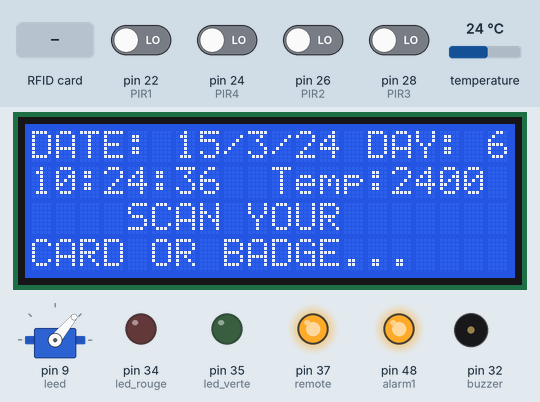
A sketch run on a simulated Arduino Mega 2560, built with avr-gcc and run on an emulated ATmega2560. Shown: servo, 20×4 character LCD, output pins drawn as LEDs (lit = HIGH), buzzer (waves = sounding). Inputs (shaded band) come from the test bench; at power-on: pin 22 (PIR1), pin 24 (PIR4), pin 26 (PIR2), pin 28 (PIR3) LOW, temperature 24 °C. The local clock reads 2024-03-15 10:24:30 at power-on unless the sketch sets it; pins used as bus, display or sensor lines are not drawn; what the sketch prints to the serial monitor is not drawn.

Above: at 6.3 s.
6.4 s: RFID card 5E 7A 19 C4 held to the reader
At 8.1 s:
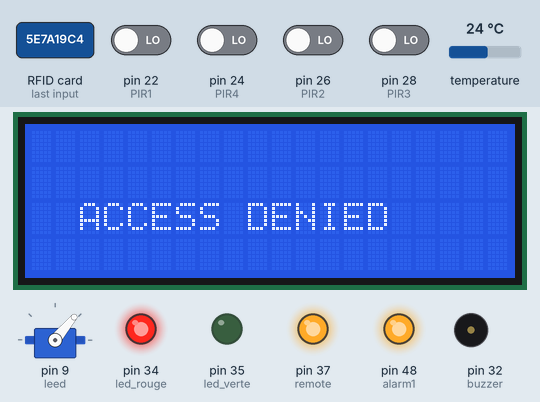
9.4 s: RFID card 25 45 EE 7A held to the reader
At 11.0 s:
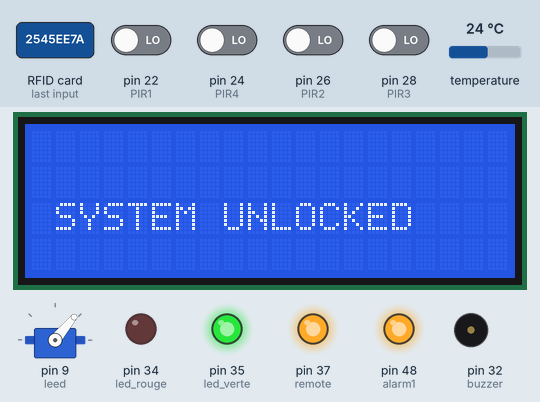
12.4 s: RFID card 25 45 EE 7A held to the reader
At 14.0 s:
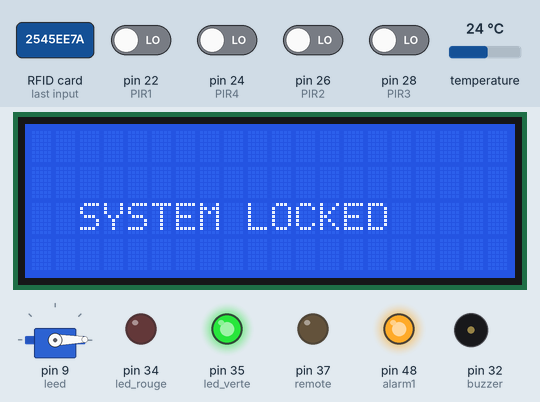
15.4 s: temperature set to 12 °C
At 17.6 s:
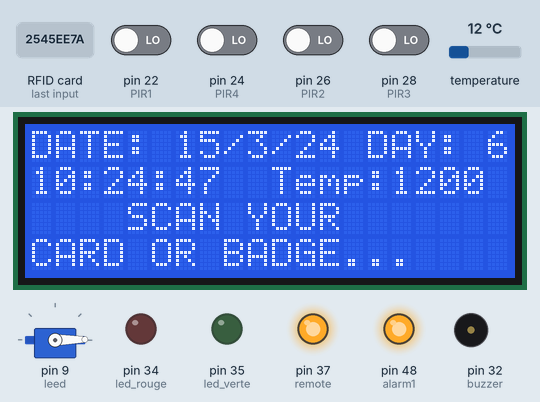
18.4 s: temperature set to 33 °C
At 19.8 s:
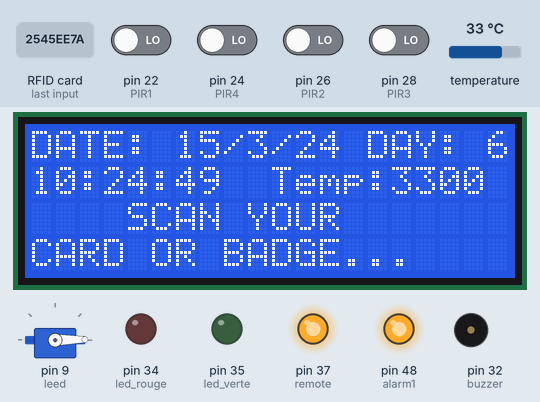
20.5 s: RFID card 5E 7A 19 C4 held to the reader
At 22.2 s:
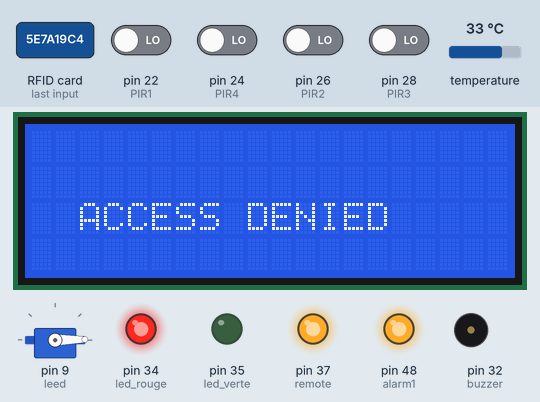
Timing chart, 0 to 24.0 s (numbered marks = the images above; inputs shaded):
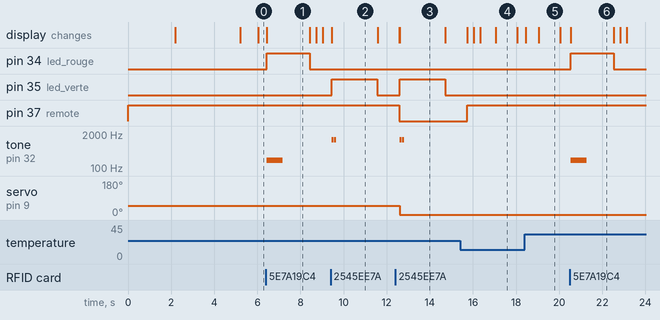

The sketch:

FINAL_PROJET_OF_HOME_CONTROL_AND_SECURITY_SYSTEM.ino
```cpp
#include "Arduino.h"
#include "Wire.h"
#include "uRTCLib.h"
#include <Servo.h>
#include <SPI.h>
#include <MFRC522.h>
#include <LiquidCrystal.h>
LiquidCrystal lcd(12,11,7,6,4,3);

uRTCLib rtc;

Servo servo;

#define RST_PIN 5
#define SS_PIN 53
MFRC522 module_rfid(SS_PIN, RST_PIN);

int LED1 = 24 ;  //pins respectifs des LED
int LED2 = 25;
int led3 = 11;
int PIR1 = 22;   //pins respectifs des capteurs PIR
int PIR2 = 26;
int PIR3 = 28;   //pins respectifs des capteurs PIR
int PIR4 = 24;
int alarm1 = 48;
int remote = 37;


boolean PIRvalue1;
boolean PIRvalue2;
boolean PIRvalue3;
boolean PIRvalue4;


int buzzer = 32;
int led_rouge = 34;
int led_verte = 35;
int leed = 9;

int togglestate = 0;
void setup() {

  // put your setup code here, to run once:
Serial.begin(9600); //interpeller le serial monitor pour afficher output sur serial monitor
     servo.attach(9); // pin servo D9

     pinMode(PIR1, INPUT);
     pinMode(PIR2, INPUT);
     pinMode(PIR3, INPUT);
     pinMode(PIR4, INPUT);

     pinMode(alarm1, OUTPUT);
     pinMode(remote, OUTPUT);

     digitalWrite(alarm1, HIGH);
     digitalWrite(remote, HIGH);


     //TARER - Temps pour PIRs de se (re)mettre en LOW, phase initiale
     Serial.print ("Setting PIR sensors ");
        Serial.println ("PIR Ready to go!");
     servo.write(50);

delay (2000);
lcd.begin(20,4);
  Serial.begin(9600);
  Serial.println("Serial OK");
    //Max position: 32767

  #ifdef ARDUINO_ARCH_ESP8266
    Wire.begin(0, 2); // D3 and D4 on ESP8266
  #else
    Wire.begin();
  #endif

  // Only used once, then disabled
  // rtc.set(34, 10, 15, 2, 11, 6, 19);
  // RTCLib::set(byte second, byte minute, byte hour, byte dayOfWeek, byte dayOfMonth, byte month, byte year)

  rtc.set_rtc_address(0x68);

  pinMode(led_rouge,OUTPUT);
  pinMode(led_verte,OUTPUT);
  pinMode(buzzer,OUTPUT);
  pinMode(leed,OUTPUT);
  lcd.begin(20, 4);
  SPI.begin();
  module_rfid.PCD_Init();
  lcd.setCursor(0, 0);
  lcd.print("SYSTEM LOCKED ");
  lcd.setCursor(0, 1);
  lcd.print(" INDENTIFICATION");
  delay(3000);
  lcd.clear();
  Serial.begin(9600);
}
int pos=0;
bool direct=false;
long prevTime=0;
bool unlocked = false;
void loop() {
  // put your main code here, to run repeatedly:
  kaka();
  if(!unlocked){
    Serial.println("leleellele");
  lcd.setCursor(0, 2);
  lcd.print("    SCAN YOUR");
  lcd.setCursor(0, 3);
  lcd.print("CARD OR BADGE...");

  if ( ! module_rfid.PICC_IsNewCardPresent()){
    return;
    }
  if ( ! module_rfid.PICC_ReadCardSerial()){
    return;
    }


   String UID = "";

  for (byte i= 0; i < module_rfid.uid.size; i++){
     UID.concat(String(module_rfid.uid.uidByte[i] < 0*10 ? " 0" : " "));
     UID.concat(String(module_rfid.uid.uidByte[i], HEX));
    }
     UID.toUpperCase();

   if (UID.substring(1) == "25 45 EE 7A" )
   {
    lcd.clear();
     lcd.setCursor(0, 2);


     lcd.print(" SYSTEM UNLOCKED   ");
     digitalWrite(led_verte, HIGH);

     tone(buzzer, 1200, 100);
     delay(125);
     tone(buzzer, 1200, 100);
     delay(2000);
     digitalWrite(led_verte, LOW);
     lcd.clear();
     lcd.setCursor(0,2);
     lcd.print("  PROSSESSING...   ");
     delay(1000);
      digitalWrite(leed, HIGH);
      togglestate=1;
     lcd.clear();
     unlocked = true;
     Serial.println("system unlocked ");
   } else {
    Serial.println("invalid card");
    nana();
   }
  }
  else {


Serial.println("barack");
cervo();
digitalWrite(remote, LOW);

if ( ! module_rfid.PICC_IsNewCardPresent()){
    return;
    }
  if ( ! module_rfid.PICC_ReadCardSerial()){
    return;
    }


   String UID = "";

  for (byte i= 0; i < module_rfid.uid.size; i++){
     UID.concat(String(module_rfid.uid.uidByte[i] < 0*10 ? " 0" : " "));
     UID.concat(String(module_rfid.uid.uidByte[i], HEX));
    }
     UID.toUpperCase();

   if (UID.substring(1) == "25 45 EE 7A" )
   {
    lcd.clear();
     lcd.setCursor(0, 2);
     lcd.print("  SYSTEM LOCKED  ");
     digitalWrite(led_verte, HIGH);
     tone(buzzer, 1200, 100);
     delay(125);
     tone(buzzer, 1200, 100);
     delay(2000);
     digitalWrite(led_verte, LOW);
     lcd.clear();
     lcd.setCursor(0,2);
     lcd.print("  PROSSESSING...   ");
     delay(1000);
      digitalWrite(leed, LOW);
     togglestate=0;
     lcd.clear();
     unlocked = false;
     Serial.println("system locked ");
     digitalWrite(alarm1, HIGH);
     digitalWrite(remote, HIGH);
  } else {
    Serial.println("invalid card");

  }
   /* else{
     lcd.clear();
     lcd.setCursor(0, 0);
     lcd.print("  ACCESS DENIED    ");
     digitalWrite(led_rouge, HIGH);
     tone(buzzer, 200, 750);
     delay(2000);

     digitalWrite(led_rouge, LOW);


     lcd.clear();

    }*/

}

}
void nana(){
      lcd.clear();
     lcd.setCursor(0, 2);
     lcd.print("  ACCESS DENIED    ");
     digitalWrite(led_rouge, HIGH);
     tone(buzzer, 200, 750);
     delay(2000);

     digitalWrite(led_rouge, LOW);


     lcd.clear();
    }
 void kaka(){
  rtc.refresh();
  Serial.print("RTC DateTime: ");
  lcd.setCursor(0,0);
  lcd.print("DATE:  ");
  lcd.setCursor(6,0);
  lcd.print(rtc.day());
  lcd.print('/');
  lcd.print(rtc.month());
  lcd.print('/');
  lcd.print(rtc.year());

  lcd.print(' ');
  lcd.setCursor(0,1);
  lcd.print(rtc.hour());
  lcd.print(':');
  lcd.print(rtc.minute());
  lcd.print(':');
  lcd.print(rtc.second());
  lcd.print(' ');
  lcd.setCursor(13,0);
  lcd.print(" DAY: ");
  lcd.print(rtc.dayOfWeek());
  lcd.setCursor(9,1);
  lcd.print(" Temp:");
  lcd.print(rtc.temp());

  }
void cervo(){
  //digitalWrite(led3, HIGH);


   PIRvalue1 = digitalRead(PIR1);
     PIRvalue2 = digitalRead(PIR2);
      PIRvalue3 = digitalRead(PIR3);
       PIRvalue4 = digitalRead(PIR4);
   if (PIRvalue1 == LOW && PIRvalue2 == LOW  && PIRvalue3 == LOW  && PIRvalue4 == LOW)
      {
  if((millis()-prevTime)>=15)
  {
    digitalWrite(alarm1, HIGH);
    prevTime=millis();
  if(pos==180)direct=true;
  if(pos==0)direct=false;
  if(direct)pos--;
  else pos++;
  servo.write(pos);
  }
      }

else if (PIRvalue1 == HIGH && PIRvalue2 == LOW && PIRvalue3 == LOW  && PIRvalue4 == LOW ) // && désigne le "et logique" bouléenne
      {
           digitalWrite(alarm1, LOW);
           servo.write(120);
           Serial.println("Position servo : PIR1, Motion detected");
      }
  else if (PIRvalue1 == LOW && PIRvalue2 == HIGH && PIRvalue3 == LOW  && PIRvalue4 == LOW) // && désigne le "et logique" bouléenne
     {
           digitalWrite(alarm1, LOW);
           servo.write(65);
           Serial.println("Position servo : PIR2, Motion detected");
     }
      else if (PIRvalue1 == LOW && PIRvalue2 == LOW && PIRvalue3 == HIGH  && PIRvalue4 == LOW) // && désigne le "et logique" bouléenne
     {

           digitalWrite(alarm1, LOW);
          servo.write(150);
           Serial.println("Position servo : PIR2, Motion detected");
     }
     else if (PIRvalue1 == LOW && PIRvalue2 == LOW && PIRvalue3 == LOW  && PIRvalue4 == HIGH) // && désigne le "et logique" bouléenne
     {

           digitalWrite(alarm1, LOW);
           servo.write(30);
           Serial.println("Position servo : PIR2, Motion detected");
     }
      else if (PIRvalue1 == HIGH && PIRvalue2 == HIGH && PIRvalue3 == LOW  && PIRvalue4 == LOW) // && désigne le "et logique" bouléenne
     {

          digitalWrite(alarm1, LOW);
           servo.write(90);
           Serial.println("Position servo : PIR2, Motion detected");
     }
  else
           // Instruction des LEDs pas nécessaire, bien pratique pour connaître l'état précédent
           // car LED reste allumée jusqu'à nouvelle détection
     {
           Serial.println("No motion");
     }

  }
```

Measured:
- after the input at 6.4 s, pin 34 (led_rouge): LOW → HIGH at once, → LOW 2.0 s later; tone on pin 32 (buzzer): silent → 200 Hz at once, → silent 0.75 s later; the display: changes at once (image 1)
- after the input at 9.4 s, pin 35 (led_verte): LOW → HIGH after 0.05 s, → LOW 2.1 s later; tone on pin 32 (buzzer): alternates 1200 Hz for 0.10 s and silent for 0.03 s, 4 changes in all, then stays silent, starting after 0.05 s; the display: changes after 0.05 s (image 2)
- after the input at 12.4 s, pin 35 (led_verte): LOW → HIGH after 0.20 s, → LOW 2.1 s later; tone on pin 32 (buzzer): alternates 1200 Hz for 0.10 s and silent for 0.03 s, 4 changes in all, then stays silent, starting after 0.20 s
- after the input at 20.5 s, pin 34 (led_rouge): LOW → HIGH at once, → LOW 2.0 s later; tone on pin 32 (buzzer): silent → 200 Hz at once, → silent 0.75 s later; the display: changes at once (image 6)
- what the display in image 1 shows lasts 2.0 s, from 6.4 s to 8.4 s
- what the display in image 2 shows lasts 2.2 s, from 9.4 s to 11.6 s
- what the display in image 5 shows lasts 0.9 s, from 19.1 s to 20.0 s
